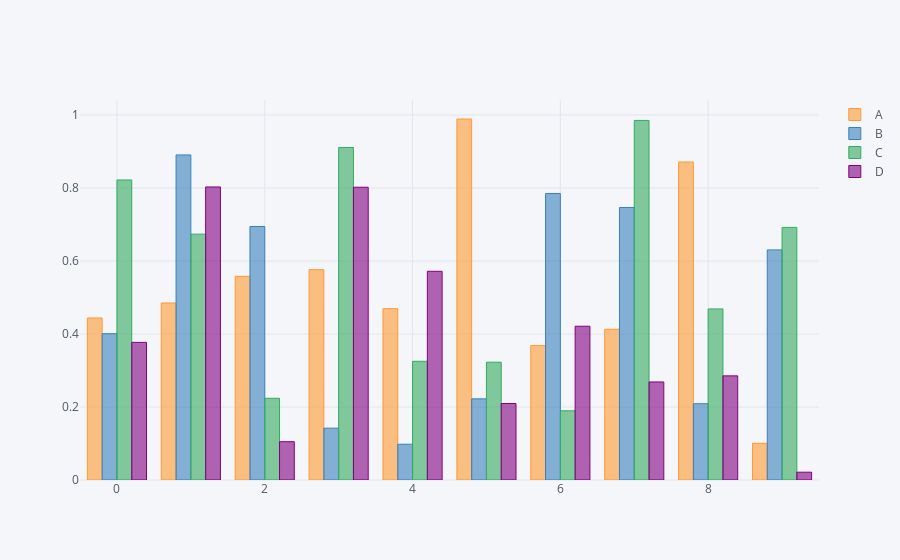

This figure's notebook cell:
### Markdown cell above
Call `iplot(kind='bar')` on a dataframe to produce a grouped bar chart

### Code cell
df.iplot(kind='bar')

### Figure 1 — Plotly figure (JSON) as saved in the notebook; plotly's stock layout.template omitted (floating-point values rounded to 4 significant figures)
{"data": [{"marker": {"color": "rgba(255, 153, 51, 0.6)", "line": {"color": "rgba(255, 153, 51, 1.0)", "width": 1}}, "name": "A", "orientation": "v", "text": "", "type": "bar", "x": [0, 1, 2, 3, 4, 5, 6, 7, 8, 9], "y": [0.4439, 0.485, 0.558, 0.5763, 0.4694, 0.9891, 0.3684, 0.413, 0.8713, 0.1004]}, {"marker": {"color": "rgba(55, 128, 191, 0.6)", "line": {"color": "rgba(55, 128, 191, 1.0)", "width": 1}}, "name": "B", "orientation": "v", "text": "", "type": "bar", "x": [0, 1, 2, 3, 4, 5, 6, 7, 8, 9], "y": [0.4009, 0.8906, 0.6946, 0.142, 0.09804, 0.2223, 0.7851, 0.7467, 0.2091, 0.6304]}, {"marker": {"color": "rgba(50, 171, 96, 0.6)", "line": {"color": "rgba(50, 171, 96, 1.0)", "width": 1}}, "name": "C", "orientation": "v", "text": "", "type": "bar", "x": [0, 1, 2, 3, 4, 5, 6, 7, 8, 9], "y": [0.8221, 0.6736, 0.2239, 0.9111, 0.3253, 0.3228, 0.1896, 0.9852, 0.4688, 0.6921]}, {"marker": {"color": "rgba(128, 0, 128, 0.6)", "line": {"color": "rgba(128, 0, 128, 1.0)", "width": 1}}, "name": "D", "orientation": "v", "text": "", "type": "bar", "x": [0, 1, 2, 3, 4, 5, 6, 7, 8, 9], "y": [0.3772, 0.8029, 0.105, 0.8022, 0.5719, 0.2095, 0.4213, 0.2687, 0.2853, 0.02137]}], "layout": {"legend": {"bgcolor": "#F5F6F9", "font": {"color": "#4D5663"}}, "paper_bgcolor": "#F5F6F9", "plot_bgcolor": "#F5F6F9", "titlefont": {"color": "#4D5663"}, "xaxis1": {"gridcolor": "#E1E5ED", "showgrid": true, "tickfont": {"color": "#4D5663"}, "title": "", "titlefont": {"color": "#4D5663"}, "zerolinecolor": "#E1E5ED"}, "yaxis1": {"gridcolor": "#E1E5ED", "showgrid": true, "tickfont": {"color": "#4D5663"}, "title": "", "titlefont": {"color": "#4D5663"}, "zerolinecolor": "#E1E5ED"}}}
